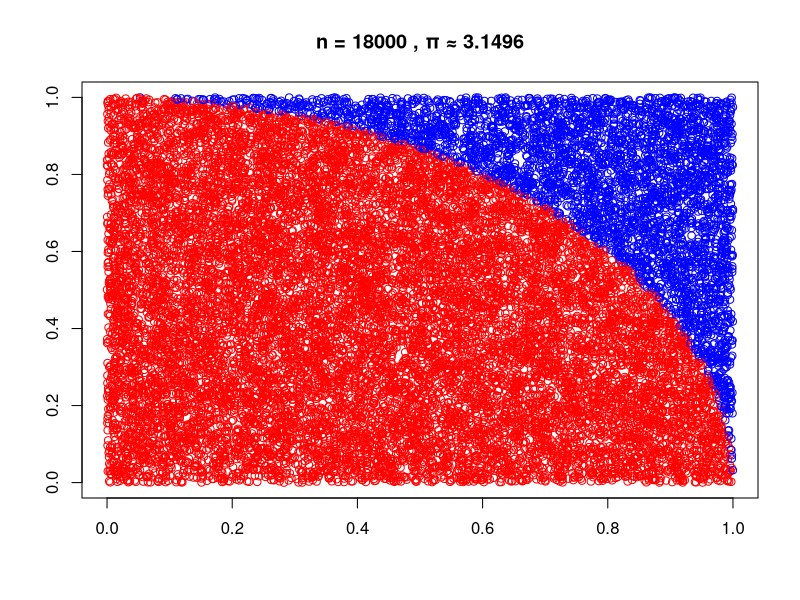

This figure's R source:

# homework 1
set.seed(1)

inside = 0
plot(NULL, xlab = "", ylab = "", xlim = c(0, 1), ylim = c(0, 1))

pi_monte <- function(rep){
	x <- runif(rep, min = 0, max = 1)
	y <- runif(rep, min = 0, max = 1)

	for(i in 1:length(x)){
		if(x[i]^2 + y[i]^2 <= 1){
			inside = inside + 1
			points(x[i], y[i], col = "red")
		} else{
			points(x[i], y[i], col = "blue")
		}
	}
	ppi = format(4*inside/rep, digits = 5)
	print(ppi)
	
}

result <- pi_monte(18000)

title_text <- paste("n =", 18000, ", π ≈", format(result, digits = 5))
title(main = title_text)
